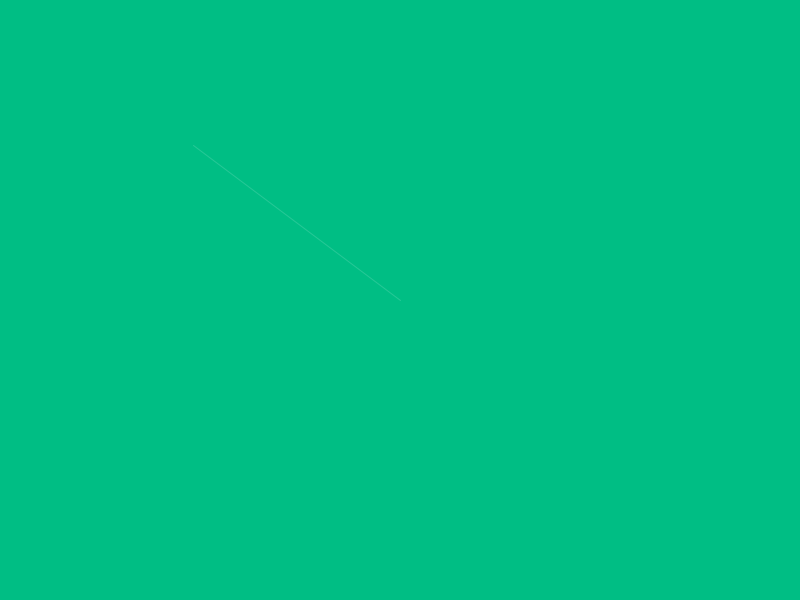
Frame 1 (no input)
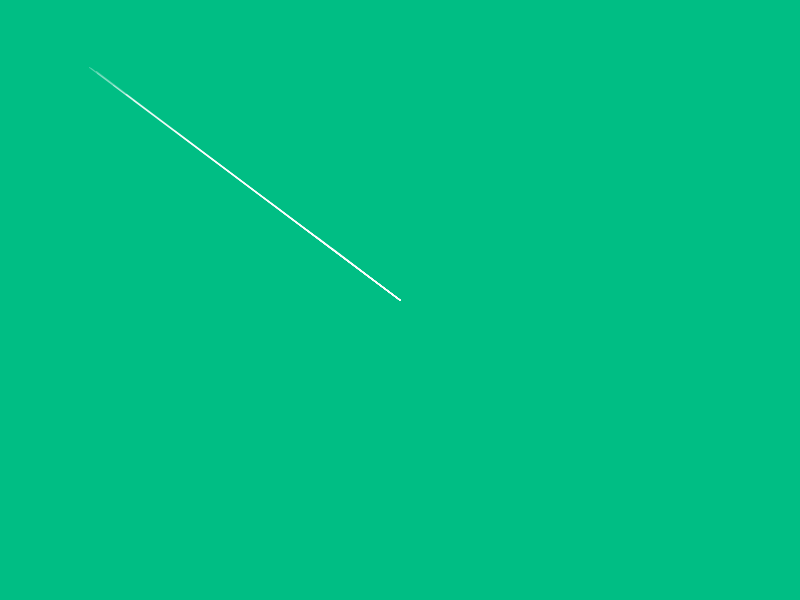
Frame 60 (the mouse pressed at the canvas centre just before this capture)
Frame 120 (the mouse held since frame 60 and released just before this capture): identical to frame 60, image omitted

The Processing sketch that drew these frames (run headless with seeded random() and noise(); from frame 60 on, the mouse is pressed at the canvas centre):

// Processing sketch: normalize
// ── normalize.pde
/**
** Vectores - normalizar un vector.
** by #90ED Media Art Studio. 
*/

PVector initPos = new PVector();
void setup(){
  size(800,600);
  background(0,190,132);
  initPos.x = width/2;
  initPos.y = height/2;
  smooth();
  
}

void draw(){
  PVector mousePos = new PVector(mouseX,mouseY);
  mousePos.sub(initPos);
  mousePos.normalize();
 
  mousePos.mult((int)random(400));
  
  translate(initPos.x,initPos.y);
  stroke(255,255,255,(int)random(150));
  line(0,0,mousePos.x,mousePos.y);
  
}
